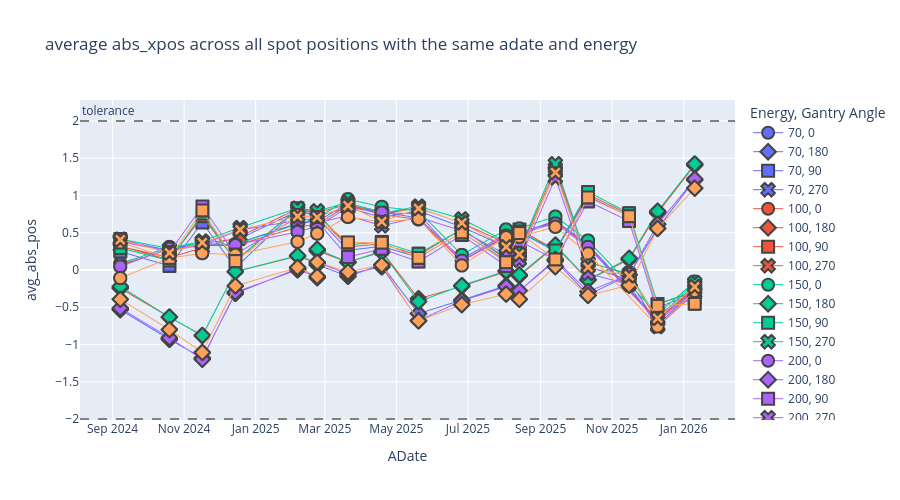

Notebook code for this chart:
### Code cell
plotly_ave_spot_position(sub_df, "abs_xpos", "Gantry 1", "XRV-3000",  24)

### Figure 1 — Plotly figure (JSON) as saved in the notebook; plotly's stock layout.template omitted (floating-point values rounded to 4 significant figures; data arrays with more than 128 entries replaced by an {"elided": "..."} marker saying what was removed)
{"data": [{"hovertemplate": "Energy=70<br>Gantry Angle=0<br>ADate=%{x}<br>avg_abs_pos=%{y}<extra></extra>", "legendgroup": "70, 0", "line": {"width": 1}, "marker": {"color": "#636efa", "line": {"width": 2}, "size": 12, "symbol": "circle"}, "mode": "markers+lines", "name": "70, 0", "showlegend": true, "type": "scattergl", "x": {"elided": "144 str values"}, "xaxis": "x", "y": {"elided": "144 float values"}, "yaxis": "y"}, {"hovertemplate": "Energy=70<br>Gantry Angle=180<br>ADate=%{x}<br>avg_abs_pos=%{y}<extra></extra>", "legendgroup": "70, 180", "line": {"width": 1}, "marker": {"color": "#636efa", "line": {"width": 2}, "size": 12, "symbol": "diamond"}, "mode": "markers+lines", "name": "70, 180", "showlegend": true, "type": "scattergl", "x": {"elided": "162 str values"}, "xaxis": "x", "y": {"elided": "162 float values"}, "yaxis": "y"}, {"hovertemplate": "Energy=70<br>Gantry Angle=90<br>ADate=%{x}<br>avg_abs_pos=%{y}<extra></extra>", "legendgroup": "70, 90", "line": {"width": 1}, "marker": {"color": "#636efa", "line": {"width": 2}, "size": 12, "symbol": "square"}, "mode": "markers+lines", "name": "70, 90", "showlegend": true, "type": "scattergl", "x": {"elided": "153 str values"}, "xaxis": "x", "y": {"elided": "153 float values"}, "yaxis": "y"}, {"hovertemplate": "Energy=70<br>Gantry Angle=270<br>ADate=%{x}<br>avg_abs_pos=%{y}<extra></extra>", "legendgroup": "70, 270", "line": {"width": 1}, "marker": {"color": "#636efa", "line": {"width": 2}, "size": 12, "symbol": "x"}, "mode": "markers+lines", "name": "70, 270", "showlegend": true, "type": "scattergl", "x": {"elided": "153 str values"}, "xaxis": "x", "y": {"elided": "153 float values"}, "yaxis": "y"}, {"hovertemplate": "Energy=100<br>Gantry Angle=0<br>ADate=%{x}<br>avg_abs_pos=%{y}<extra></extra>", "legendgroup": "100, 0", "line": {"width": 1}, "marker": {"color": "#EF553B", "line": {"width": 2}, "size": 12, "symbol": "circle"}, "mode": "markers+lines", "name": "100, 0", "showlegend": true, "type": "scattergl", "x": {"elided": "144 str values"}, "xaxis": "x", "y": {"elided": "144 float values"}, "yaxis": "y"}, {"hovertemplate": "Energy=100<br>Gantry Angle=180<br>ADate=%{x}<br>avg_abs_pos=%{y}<extra></extra>", "legendgroup": "100, 180", "line": {"width": 1}, "marker": {"color": "#EF553B", "line": {"width": 2}, "size": 12, "symbol": "diamond"}, "mode": "markers+lines", "name": "100, 180", "showlegend": true, "type": "scattergl", "x": {"elided": "162 str values"}, "xaxis": "x", "y": {"elided": "162 float values"}, "yaxis": "y"}, {"hovertemplate": "Energy=100<br>Gantry Angle=90<br>ADate=%{x}<br>avg_abs_pos=%{y}<extra></extra>", "legendgroup": "100, 90", "line": {"width": 1}, "marker": {"color": "#EF553B", "line": {"width": 2}, "size": 12, "symbol": "square"}, "mode": "markers+lines", "name": "100, 90", "showlegend": true, "type": "scattergl", "x": {"elided": "153 str values"}, "xaxis": "x", "y": {"elided": "153 float values"}, "yaxis": "y"}, {"hovertemplate": "Energy=100<br>Gantry Angle=270<br>ADate=%{x}<br>avg_abs_pos=%{y}<extra></extra>", "legendgroup": "100, 270", "line": {"width": 1}, "marker": {"color": "#EF553B", "line": {"width": 2}, "size": 12, "symbol": "x"}, "mode": "markers+lines", "name": "100, 270", "showlegend": true, "type": "scattergl", "x": {"elided": "153 str values"}, "xaxis": "x", "y": {"elided": "153 float values"}, "yaxis": "y"}, {"hovertemplate": "Energy=150<br>Gantry Angle=0<br>ADate=%{x}<br>avg_abs_pos=%{y}<extra></extra>", "legendgroup": "150, 0", "line": {"width": 1}, "marker": {"color": "#00cc96", "line": {"width": 2}, "size": 12, "symbol": "circle"}, "mode": "markers+lines", "name": "150, 0", "showlegend": true, "type": "scattergl", "x": {"elided": "144 str values"}, "xaxis": "x", "y": {"elided": "144 float values"}, "yaxis": "y"}, {"hovertemplate": "Energy=150<br>Gantry Angle=180<br>ADate=%{x}<br>avg_abs_pos=%{y}<extra></extra>", "legendgroup": "150, 180", "line": {"width": 1}, "marker": {"color": "#00cc96", "line": {"width": 2}, "size": 12, "symbol": "diamond"}, "mode": "markers+lines", "name": "150, 180", "showlegend": true, "type": "scattergl", "x": {"elided": "162 str values"}, "xaxis": "x", "y": {"elided": "162 float values"}, "yaxis": "y"}, {"hovertemplate": "Energy=150<br>Gantry Angle=90<br>ADate=%{x}<br>avg_abs_pos=%{y}<extra></extra>", "legendgroup": "150, 90", "line": {"width": 1}, "marker": {"color": "#00cc96", "line": {"width": 2}, "size": 12, "symbol": "square"}, "mode": "markers+lines", "name": "150, 90", "showlegend": true, "type": "scattergl", "x": {"elided": "153 str values"}, "xaxis": "x", "y": {"elided": "153 float values"}, "yaxis": "y"}, {"hovertemplate": "Energy=150<br>Gantry Angle=270<br>ADate=%{x}<br>avg_abs_pos=%{y}<extra></extra>", "legendgroup": "150, 270", "line": {"width": 1}, "marker": {"color": "#00cc96", "line": {"width": 2}, "size": 12, "symbol": "x"}, "mode": "markers+lines", "name": "150, 270", "showlegend": true, "type": "scattergl", "x": {"elided": "153 str values"}, "xaxis": "x", "y": {"elided": "153 float values"}, "yaxis": "y"}, {"hovertemplate": "Energy=200<br>Gantry Angle=0<br>ADate=%{x}<br>avg_abs_pos=%{y}<extra></extra>", "legendgroup": "200, 0", "line": {"width": 1}, "marker": {"color": "#ab63fa", "line": {"width": 2}, "size": 12, "symbol": "circle"}, "mode": "markers+lines", "name": "200, 0", "showlegend": true, "type": "scattergl", "x": {"elided": "144 str values"}, "xaxis": "x", "y": {"elided": "144 float values"}, "yaxis": "y"}, {"hovertemplate": "Energy=200<br>Gantry Angle=180<br>ADate=%{x}<br>avg_abs_pos=%{y}<extra></extra>", "legendgroup": "200, 180", "line": {"width": 1}, "marker": {"color": "#ab63fa", "line": {"width": 2}, "size": 12, "symbol": "diamond"}, "mode": "markers+lines", "name": "200, 180", "showlegend": true, "type": "scattergl", "x": {"elided": "162 str values"}, "xaxis": "x", "y": {"elided": "162 float values"}, "yaxis": "y"}, {"hovertemplate": "Energy=200<br>Gantry Angle=90<br>ADate=%{x}<br>avg_abs_pos=%{y}<extra></extra>", "legendgroup": "200, 90", "line": {"width": 1}, "marker": {"color": "#ab63fa", "line": {"width": 2}, "size": 12, "symbol": "square"}, "mode": "markers+lines", "name": "200, 90", "showlegend": true, "type": "scattergl", "x": {"elided": "153 str values"}, "xaxis": "x", "y": {"elided": "153 float values"}, "yaxis": "y"}, {"hovertemplate": "Energy=200<br>Gantry Angle=270<br>ADate=%{x}<br>avg_abs_pos=%{y}<extra></extra>", "legendgroup": "200, 270", "line": {"width": 1}, "marker": {"color": "#ab63fa", "line": {"width": 2}, "size": 12, "symbol": "x"}, "mode": "markers+lines", "name": "200, 270", "showlegend": true, "type": "scattergl", "x": {"elided": "153 str values"}, "xaxis": "x", "y": {"elided": "153 float values"}, "yaxis": "y"}, {"hovertemplate": "Energy=240<br>Gantry Angle=0<br>ADate=%{x}<br>avg_abs_pos=%{y}<extra></extra>", "legendgroup": "240, 0", "line": {"width": 1}, "marker": {"color": "#FFA15A", "line": {"width": 2}, "size": 12, "symbol": "circle"}, "mode": "markers+lines", "name": "240, 0", "showlegend": true, "type": "scattergl", "x": {"elided": "144 str values"}, "xaxis": "x", "y": {"elided": "144 float values"}, "yaxis": "y"}, {"hovertemplate": "Energy=240<br>Gantry Angle=180<br>ADate=%{x}<br>avg_abs_pos=%{y}<extra></extra>", "legendgroup": "240, 180", "line": {"width": 1}, "marker": {"color": "#FFA15A", "line": {"width": 2}, "size": 12, "symbol": "diamond"}, "mode": "markers+lines", "name": "240, 180", "showlegend": true, "type": "scattergl", "x": {"elided": "162 str values"}, "xaxis": "x", "y": {"elided": "162 float values"}, "yaxis": "y"}, {"hovertemplate": "Energy=240<br>Gantry Angle=90<br>ADate=%{x}<br>avg_abs_pos=%{y}<extra></extra>", "legendgroup": "240, 90", "line": {"width": 1}, "marker": {"color": "#FFA15A", "line": {"width": 2}, "size": 12, "symbol": "square"}, "mode": "markers+lines", "name": "240, 90", "showlegend": true, "type": "scattergl", "x": {"elided": "153 str values"}, "xaxis": "x", "y": {"elided": "153 float values"}, "yaxis": "y"}, {"hovertemplate": "Energy=240<br>Gantry Angle=270<br>ADate=%{x}<br>avg_abs_pos=%{y}<extra></extra>", "legendgroup": "240, 270", "line": {"width": 1}, "marker": {"color": "#FFA15A", "line": {"width": 2}, "size": 12, "symbol": "x"}, "mode": "markers+lines", "name": "240, 270", "showlegend": true, "type": "scattergl", "x": {"elided": "153 str values"}, "xaxis": "x", "y": {"elided": "153 float values"}, "yaxis": "y"}], "layout": {"annotations": [{"showarrow": false, "text": "tolerance", "x": 0, "xanchor": "left", "xref": "x domain", "y": 2, "yanchor": "bottom", "yref": "y"}], "height": 500, "legend": {"title": {"text": "Energy, Gantry Angle"}, "tracegroupgap": 0}, "shapes": [{"line": {"color": "grey", "dash": "dash"}, "type": "line", "x0": 0, "x1": 1, "xref": "x domain", "y0": 2, "y1": 2, "yref": "y"}, {"line": {"color": "grey", "dash": "dash"}, "type": "line", "x0": 0, "x1": 1, "xref": "x domain", "y0": -2, "y1": -2, "yref": "y"}], "title": {"text": "average abs_xpos across all spot positions with the same adate and energy"}, "xaxis": {"anchor": "y", "domain": [0, 1], "title": {"text": "ADate"}}, "yaxis": {"anchor": "x", "domain": [0, 1], "title": {"text": "avg_abs_pos"}}}}
